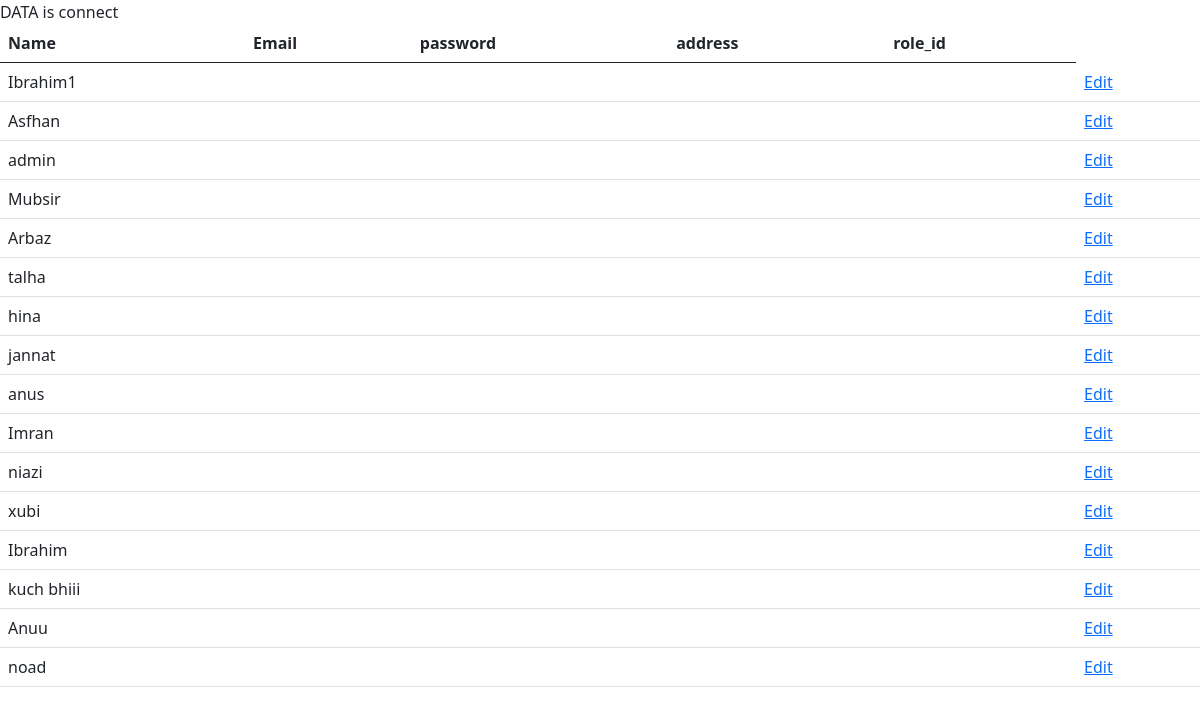
Screenshot of /user.php with the database file from the repository.
### tables this page shows
CREATE TABLE `users` (
  `user_id` int(11) NOT NULL,
  `user_name` varchar(255) DEFAULT NULL,
  `email` varchar(255) DEFAULT NULL,
  `passwordd` varchar(255) DEFAULT NULL,
  `address` varchar(255) DEFAULT NULL,
  `Phone` varchar(11) NOT NULL,
  `role` int(11) DEFAULT NULL
);

### user.php (the view, shortened to what this page needs)
<?php
    include("config.php");
    $query = "SELECT * FROM users;";
    $result = mysqli_query($conn, $query);
    ?>
    <!DOCTYPE html>
    <html lang="en">
    <head>
        <link href="https://cdn.jsdelivr.net/npm/bootstrap@5.0.2/dist/css/bootstrap.min.css" rel="stylesheet">
    </head>
    <body>
        <table class="table table-border">
            <thead>
                <tr>
                    <th>Name</th>
                    <th>Email</th>
                    <th>password</th>
                    <th>address</th>
                    <th>role_id</th>
                </tr>
            </thead>
            <tbody>
                <?php
                while($data = mysqli_fetch_assoc($result)){
                    ?>
                    <tr>
                        <td><?php echo $data["user_name"]?></td>
                        <td><?php echo $data["user_email"]?></td>
                        <td><?php echo $data["user_password"]?></td>
                        <td><?php echo $data["user_address"]?></td>
                        <td><?php echo $data["role_id"]?></td>
                        <td>
                        <a href="edit.php?id=<?php echo $data["id"]; ?>">Edit</a>
                        </td>
                        </tr>
                        <?php
                }
                ?>
            </tbody>
        </table>
    </body>
    </html>

### rows the page displays
users: user_name "Ibrahim1"
users: user_name "Asfhan"
users: user_name "admin"
users: user_name "Mubsir"
users: user_name "Arbaz"
users: user_name "talha"
users: user_name "hina"
users: user_name "jannat"
users: user_name "anus"
users: user_name "Imran"
users: user_name "niazi"
users: user_name "xubi"
users: user_name "Ibrahim"
users: user_name "kuch bhiii"
users: user_name "Anuu"
users: user_name "noad"
